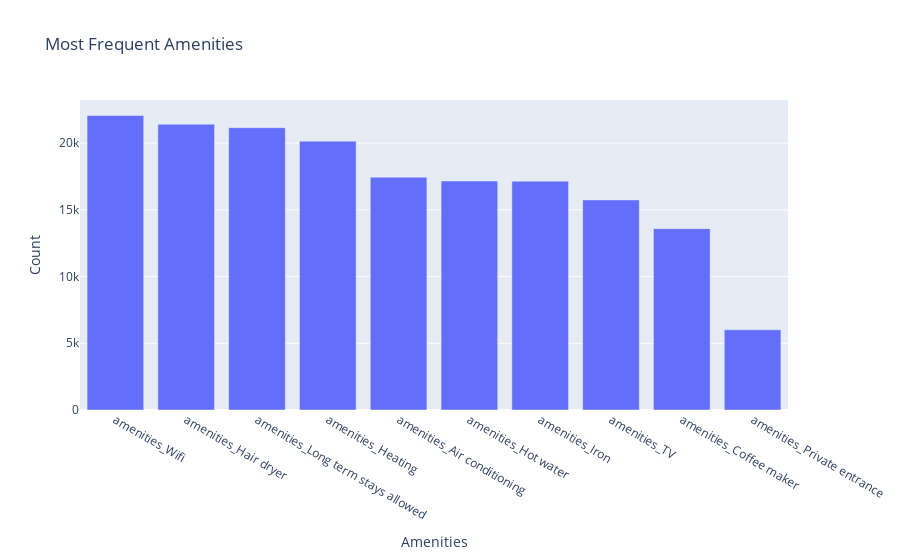

The code cell stored with this chart in its notebook:
### Code cell
amenities = {}
for c in df.columns:
	if "amenities" in c: 
		amenities[c] = df[c].value_counts()[1]
amenities_list = sorted(amenities, key=amenities.get, reverse=True)[:10]
amenities = {c:df[c].value_counts()[1] for c in amenities_list}
fig = px.bar(x = amenities.keys(), y = amenities.values(), title = "Most Frequent Amenities", labels={
	"y": "Count",
	"x": "Amenities"
})
fig.show()

### Figure 1 — Plotly figure (JSON) as saved in the notebook; plotly's stock layout.template omitted (floating-point values rounded to 4 significant figures)
{"data": [{"alignmentgroup": "True", "hovertemplate": "Amenities=%{x}<br>Count=%{y}<extra></extra>", "legendgroup": "", "marker": {"color": "#636efa", "pattern": {"shape": ""}}, "name": "", "offsetgroup": "", "orientation": "v", "showlegend": false, "textposition": "auto", "type": "bar", "x": ["amenities_Wifi", "amenities_Hair dryer", "amenities_Long term stays allowed", "amenities_Heating", "amenities_Air conditioning", "amenities_Hot water", "amenities_Iron", "amenities_TV", "amenities_Coffee maker", "amenities_Private entrance"], "xaxis": "x", "y": [22070, 21419, 21159, 20149, 17450, 17161, 17147, 15743, 13591, 6010], "yaxis": "y"}], "layout": {"barmode": "relative", "legend": {"tracegroupgap": 0}, "title": {"text": "Most Frequent Amenities"}, "xaxis": {"anchor": "y", "domain": [0, 1], "title": {"text": "Amenities"}}, "yaxis": {"anchor": "x", "domain": [0, 1], "title": {"text": "Count"}}}}
